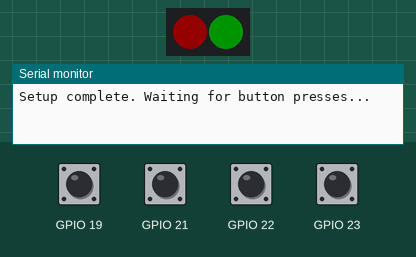
A program run on a simulated ESP32. Shown: 2 RGB LEDs in strip order, left to right, the last lines printed to the serial monitor. Inputs (shaded band) come from the test bench; at power-on: GPIO 19, GPIO 21–23 HIGH. Dim RGB values are drawn brighter than linear; the strip is taken to match the declared colour order; USB keyboard and mouse output is not drawn.

Above: at 1.2 s.
1.3 s: GPIO 19 pulled LOW for 0.15 s
At 1.43 s:
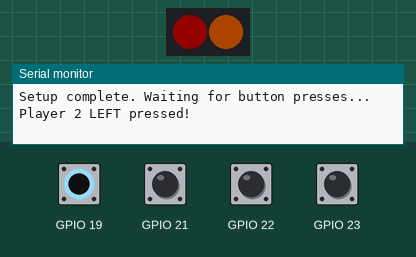
At 2.1 s:
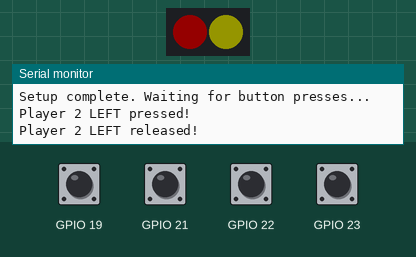
3.0 s: GPIO 22 pulled LOW for 0.15 s
At 3.5 s:
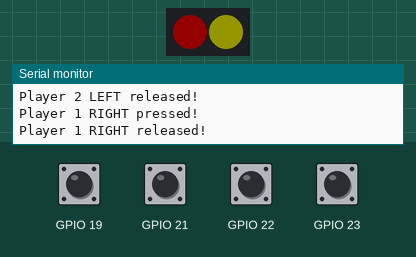
Timing chart, 0 to 6.0 s (numbered marks = the images above; inputs shaded):
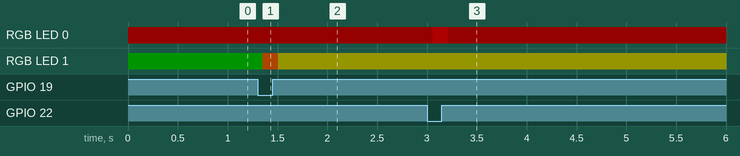

Measured:
- after the input at 1.3 s, RGB LED 1: RGB(0, 20, 0) → RGB(50, 20, 0) after 0.05 s, → RGB(20, 20, 0) 0.15 s later
- after the input at 3.0 s, RGB LED 0: RGB(20, 0, 0) → RGB(50, 0, 0) after 0.06 s, → RGB(20, 0, 0) 0.16 s later

The program:

main.cpp
```cpp
#include <Arduino.h>
#include <Adafruit_NeoPixel.h>
#include <BleKeyboard.h>

#include "lib/Player.h"

#define PIN_WS2818        18
#define NUM_OF_PLAYERS    2
#define LOW_BRIGHTNESS    20
#define HIGH_BRIGHTNESS   50

Adafruit_NeoPixel pixels(NUM_OF_PLAYERS, PIN_WS2818, NEO_RGB + NEO_KHZ800);
BleKeyboard bleKeyboard("Zata8 Multipad");

// Define players (expand as needed)
Player players[NUM_OF_PLAYERS] = {
    Player(23, 22, 0, LOW_BRIGHTNESS, 0, 0, '1', 'q'),     // Player 1 → Red, keys 1/q
    Player(19, 21, 1, 0, LOW_BRIGHTNESS, 0, '2', 'w')      // Player 2 → Green, keys 2/w
};

void setup() {
    Serial.begin(115200);
    bleKeyboard.begin();
    pixels.begin();
    pixels.clear();

    for (int i = 0; i < NUM_OF_PLAYERS; i++) {
        players[i].leftButton.begin();
        players[i].rightButton.begin();

        // Initialize LEDs to low brightness player color
        pixels.setPixelColor(players[i].pixelIndex, pixels.Color(players[i].r, players[i].g, players[i].b));

        // Capture player index for use in lambdas
        int index = i;

        // Left button callbacks
        players[i].leftButton.onPress([index]() {
            if (bleKeyboard.isConnected()) bleKeyboard.press(players[index].leftKey);
            pixels.setPixelColor(players[index].pixelIndex, pixels.Color(HIGH_BRIGHTNESS, players[index].g, players[index].b));
            Serial.printf("Player %d LEFT pressed!\n", index + 1);
        });
        players[i].leftButton.onRelease([index]() {
            if (bleKeyboard.isConnected()) bleKeyboard.release(players[index].leftKey);
            pixels.setPixelColor(players[index].pixelIndex, pixels.Color(LOW_BRIGHTNESS, players[index].g, players[index].b));
            Serial.printf("Player %d LEFT released!\n", index + 1);
        });

        // Right button callbacks
        players[i].rightButton.onPress([index]() {
            if (bleKeyboard.isConnected()) bleKeyboard.press(players[index].rightKey);
            pixels.setPixelColor(players[index].pixelIndex, pixels.Color(HIGH_BRIGHTNESS, players[index].g, players[index].b));
            Serial.printf("Player %d RIGHT pressed!\n", index + 1);
        });
        players[i].rightButton.onRelease([index]() {
            if (bleKeyboard.isConnected()) bleKeyboard.release(players[index].rightKey);
            pixels.setPixelColor(players[index].pixelIndex, pixels.Color(LOW_BRIGHTNESS, players[index].g, players[index].b));
            Serial.printf("Player %d RIGHT released!\n", index + 1);
        });
    }

    pixels.show();
    Serial.println("Setup complete. Waiting for button presses...");
}

void loop() {
    for (int i = 0; i < NUM_OF_PLAYERS; i++) {
        players[i].leftButton.update();
        players[i].rightButton.update();
    }
    pixels.show();
    delay(10);
}
```

DebounceButton.h
```cpp
#ifndef DEBOUNCEBUTTON_H
#define DEBOUNCEBUTTON_H

#include <Arduino.h>
#include <functional>

class DebounceButton {
private:
    uint8_t pin;
    unsigned long debounceDelay;
    unsigned long lastDebounceTime;
    bool lastState;
    bool debouncedState;

    std::function<void()> onPressCallback;
    std::function<void()> onReleaseCallback;

public:
    DebounceButton(uint8_t buttonPin, unsigned long debounceMs = 50)
        : pin(buttonPin),
          debounceDelay(debounceMs),
          lastDebounceTime(0),
          lastState(HIGH),
          debouncedState(HIGH),
          onPressCallback(nullptr),
          onReleaseCallback(nullptr) {}

    void begin() {
        pinMode(pin, INPUT_PULLUP);
    }

    void onPress(std::function<void()> callback) {
        onPressCallback = callback;
    }

    void onRelease(std::function<void()> callback) {
        onReleaseCallback = callback;
    }

    void update() {
        bool reading = digitalRead(pin);
        if (reading != lastState) {
            lastDebounceTime = millis();
            lastState = reading;
        }

        if ((millis() - lastDebounceTime) > debounceDelay) {
            if (reading != debouncedState) {
                debouncedState = reading;

                if (debouncedState == LOW && onPressCallback) {
                    onPressCallback();
                } else if (debouncedState == HIGH && onReleaseCallback) {
                    onReleaseCallback();
                }
            }
        }
    }

    bool isPressed() {
        return debouncedState == LOW;
    }

    bool isReleased() {
        return debouncedState == HIGH;
    }
};

#endif
```

Player.h
```cpp
#ifndef PLAYER_H
#define PLAYER_H

#include <Arduino.h>
#include <Adafruit_NeoPixel.h>
#include <BleKeyboard.h>
#include "DebounceButton.h"

struct Player {
    DebounceButton leftButton;
    DebounceButton rightButton;
    uint16_t pixelIndex;
    uint8_t r, g, b;   // player color
    char leftKey;
    char rightKey;

    Player(uint8_t leftPin, uint8_t rightPin, uint16_t pixel, uint8_t red, uint8_t green, uint8_t blue, char lKey, char rKey)
        : leftButton(leftPin), rightButton(rightPin),
          pixelIndex(pixel), r(red), g(green), b(blue),
          leftKey(lKey), rightKey(rKey) {}
};

#endif  // PLAYER_H
```
